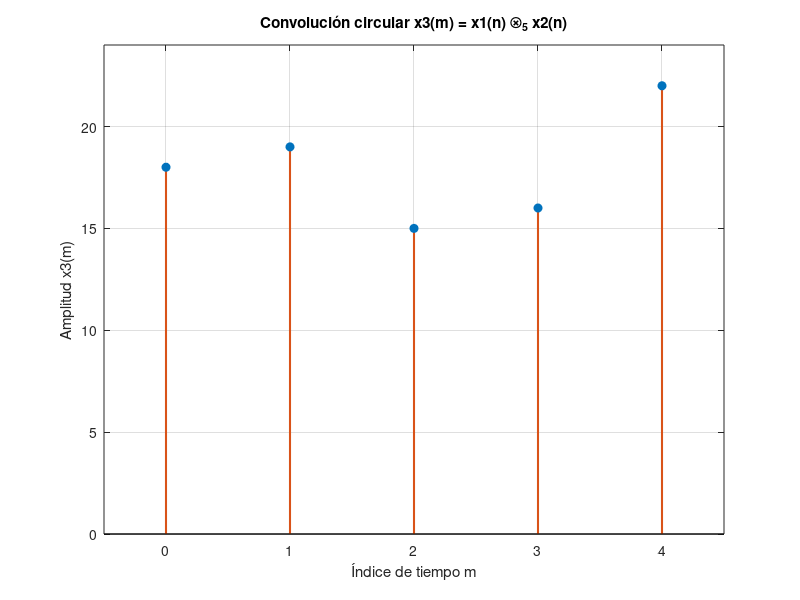

The MATLAB script that drew this image:
% ETN1015 — Discrete and Fast Fourier Transforms (DFT and FFT)
% Ejercicio: Convolución circular de x1(n) y x2(n) modificada (N = 5) usando matriz circulante
% Fuente: S. Palani — Cap. 2, Ej. 2.22 / Ingle & Proakis — Cap. 5
clear; clc; close all;

% [bloque 1 — Definición de las secuencias de entrada con relleno de ceros y parámetros]
x1 = [2, 1, 2, 1, 0];   % Secuencia x1(n) de 4 muestras rellenada con un cero para N = 5
x2 = [1, 2, 3, 4, 5];   % Secuencia x2(n) modificada de longitud N = 5
N = 5;                 % Longitud de la convolución circular

% [bloque 2 — Construcción de la matriz circulante y cálculo de la convolución]
% Construimos la matriz circulante H (de tamaño N x N) asociada a x2
H = zeros(N, N);
for n = 0:N-1
    H(:, n+1) = x2(mod((0:N-1) - n, N) + 1);
end

% Multiplicación de la matriz circulante H por el vector columna x1 para obtener x3
x3 = (H * x1')';       % Transponemos para mantener x3 como vector fila

% [bloque 3 — Visualización de la señal resultante mediante stem]
m = 0:N-1;             % Soporte temporal de la salida
figure(1);
stem(m, x3, 'filled', 'LineWidth', 1.5, 'Color', [0.8500 0.3250 0.0980]);
xlabel('Índice de tiempo m');
ylabel('Amplitud x3(m)');
title('Convolución circular x3(m) = x1(n) \otimes_5 x2(n)');
xlim([-0.5, N-0.5]);
ylim([0, max(x3)+2]);
set(gca, 'XTick', m);  % Asegura que las etiquetas del eje x sean enteras
grid on;
